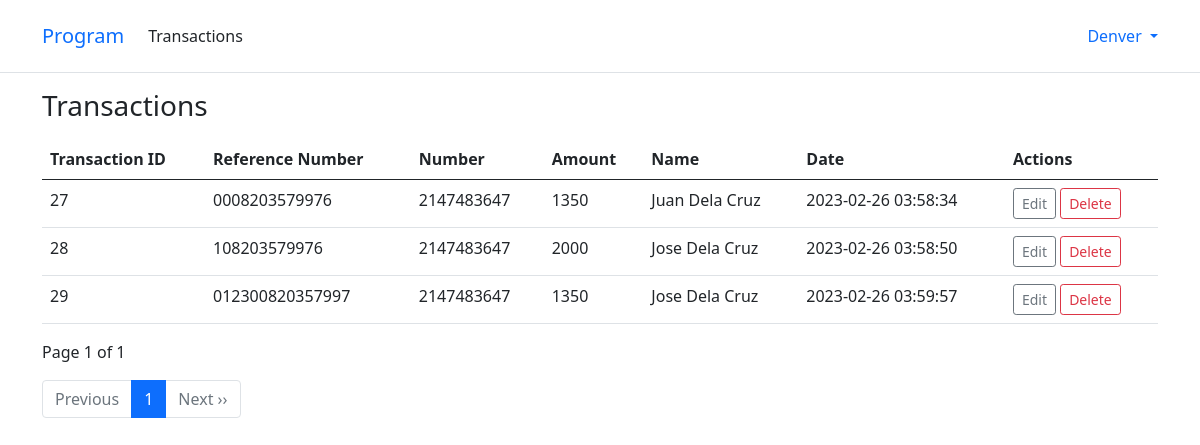
The app's page /transactions.php (signed in) with its own data.
### tables this page shows
CREATE TABLE `tbl_transaction` (
  `tranID` int(11) NOT NULL,
  `refnum` varchar(15) DEFAULT NULL,
  `number` int(12) DEFAULT NULL,
  `amount` int(11) DEFAULT NULL,
  `name` varchar(20) DEFAULT NULL,
  `date_created` datetime DEFAULT NULL
);

### src/functions.php (called while the page is built, shortened)
<?php
    include 'db.php';
    function get_all_transactions($offset, $total_records_per_page) {
        global $conn;
        $transactions= [];
        $query = "SELECT * FROM `tbl_transaction` LIMIT $offset, $total_records_per_page";
        if ($result = $conn->query($query)) {
            $transactions = $result->fetch_all(MYSQLI_ASSOC);
        }
        return $transactions;
    }
    function get_total_number_records() {
        global $conn;
        $total = 0;
        $query = "SELECT * FROM `tbl_transaction`";
        if ($result = $conn->query($query)) {
            $total = $result->num_rows;
        }
        return $total;
    }
?>

### src/transactions.php (the view, shortened to what this page needs)
<?php
    include 'functions.php';
    if (isset($_GET['page_no'])) {
        $page_no = $_GET['page_no'];
    } else {
        $page_no = 1;
    }
    $total_records_per_page = 10;
    $offset = ($page_no - 1 ) * $total_records_per_page;
	$previous_page = $page_no - 1;
	$next_page = $page_no + 1;
	$total_records = get_total_number_records();
    $total_no_of_pages = ceil($total_records / $total_records_per_page);
    $transactions = get_all_transactions($offset, $total_records_per_page);
?>
<?php include '_header.php'; ?>
    <div class="container">
        <h1 class="h3 mb-3 fw-normal"> Transactions </h1>
        <table class="table">
            <thead>
                <tr>
                    <th scope="col">Transaction ID</th>
                    <th scope="col">Reference Number</th>
                    <th scope="col">Number</th>
                    <th scope="col">Amount</th>
                    <th scope="col">Name</th>
                    <th scope="col">Date</th>
                    <th scope="col">Actions</th>
                </tr>
            </thead>
            <tbody>
                <?php if(!empty($transactions)) { ?>
                    <?php foreach ($transactions as $row) { ?>
                        <tr>
                            <td><?= $row['tranID'] ?></td>
                            <td><?= $row['refnum'] ?></td>
                            <td><?= $row['number'] ?></td>
                            <td><?= $row['amount'] ?></td>
                            <td><?= $row['name'] ?></td>
                            <td><?= $row['date_created'] ?></td>
                            <td>
                                <a href="edit-transaction.php?id=<?=$row['tranID']?>" class="btn btn-outline-secondary btn-sm">Edit</a>
                                <a data-id="<?= $row['tranID'] ?>" href="#" class="btn btn-outline-danger btn-sm btn-delete-transaction">Delete</a>
                            </td>
                        </tr>
                    <?php } ?>
                <?php } else { ?>
                    <tr>
                        <td colspan="6">No transactions as of the moment...</td>
                    </tr>
                <?php } ?>
            </tbody>
        </table>
        <?php if(!empty($transactions)) { ?>
        <p>Page <?= $page_no." of ".$total_no_of_pages; ?></p>
        <ul class="pagination">
            <li class="page-item <?= ($page_no <= 1) ? 'disabled' : '' ?>">
                <a href="<?= ($page_no > 1) ? '?page_no='.$previous_page : '' ?>" class="page-link">Previous</a>
            </li>
            <?php for ($counter = 1; $counter <= $total_no_of_pages; $counter++) { ?>
                <?php if ($counter == $page_no) { ?>
                    <li class="page-item active"><a class="page-link"> <?= $counter ?> </a></li>
                <?php } else { ?>
                    <li class="page-item"><a href='?page_no=<?=$counter?>' class="page-link"><?= $counter ?></a></li>
                <?php } ?>
            <?php } ?>
            <li class="page-item <?= ($page_no >= $total_no_of_pages) ? "disabled" : "" ?>">
                <a href="<?= ($page_no < $total_no_of_pages) ?  "?page_no=".$next_page : ""?>" class="page-link"> Next  &rsaquo;&rsaquo; </a>
            </li>
        </ul>
        <?php } ?>
    </div>
<?php include '_footer.php'; ?>

### records on screen
tbl_transaction: tranID "27", refnum "0008203579976", number "2147483647", amount "1350", name "Juan Dela Cruz", date_created "2023-02-26 03:58:34"
tbl_transaction: tranID "28", refnum "108203579976", number "2147483647", amount "2000", name "Jose Dela Cruz", date_created "2023-02-26 03:58:50"
tbl_transaction: tranID "29", refnum "012300820357997", number "2147483647", amount "1350", name "Jose Dela Cruz", date_created "2023-02-26 03:59:57"

### other values on screen
$_SESSION['fname'] "Denver"
$page_no "1"
$total_no_of_pages "1"
